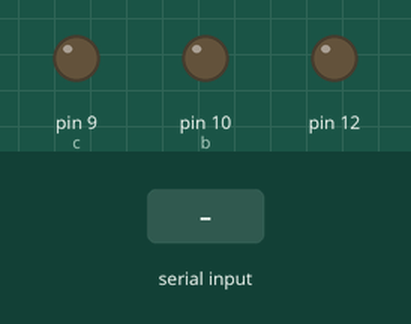
This sketch was run on a simulated Arduino Uno, built with avr-gcc and run on an emulated ATmega328P. On the bench: output pins drawn as LEDs (lit = HIGH). The test bench sets the inputs (shaded band). What the sketch prints to the serial monitor is not drawn.

Above: at 1.2 s.
1.3 s: "1" received over Serial
At 1.6 s:
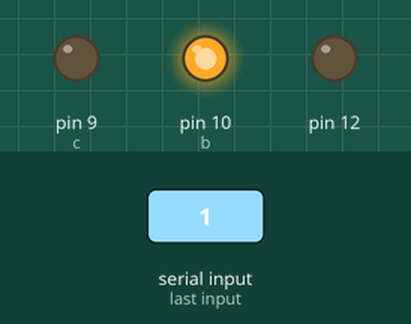
2.8 s: "2" received over Serial
At 4.0 s:
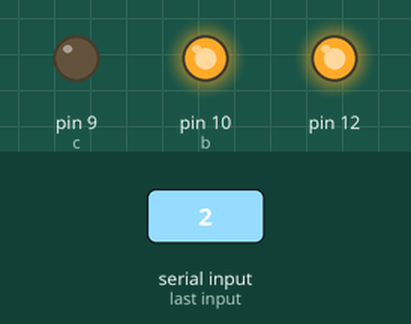
4.3 s: "3" received over Serial
At 4.9 s:
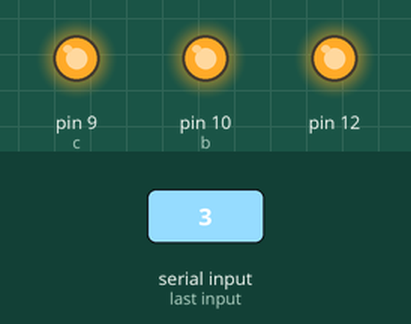
5.8 s: "4" received over Serial
At 6.3 s:
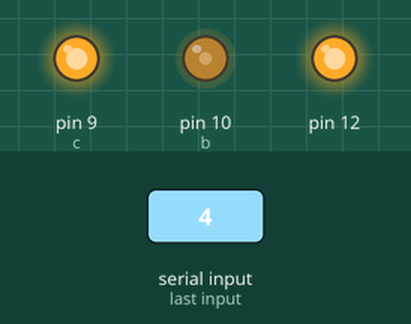
7.3 s: "7" received over Serial
At 7.9 s:
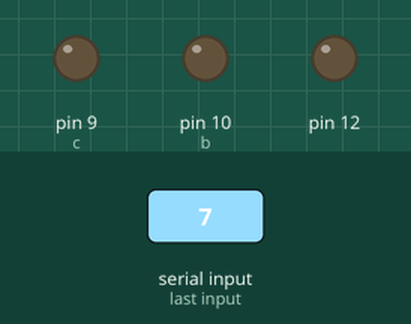
8.8 s: "6" received over Serial
At 9.6 s:
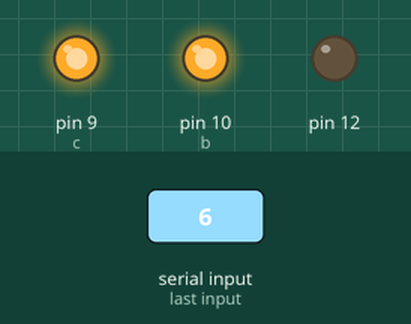
Timing chart, 0 to 11.3 s (numbered marks = the images above; inputs shaded):
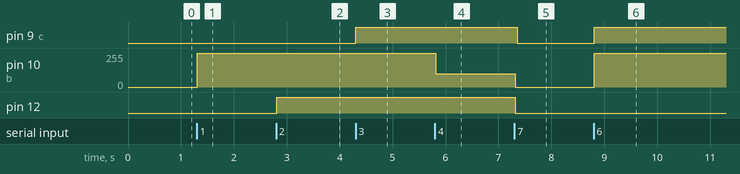

The sketch:

bluetooth.ino
```cpp
int a = 12, b = 10, c = 9;
char input;

void setup() {
  Serial.begin(9600);
  pinMode(a, OUTPUT);
  Serial.println("Start");
}

void loop() {
  if (Serial.available() > 0);
  input = Serial.read();
  if (input == '1')
  {
    Serial.println("on");                      //blue
    analogWrite(b, 255);

  }
  else if (input == '2')
  {
    Serial.println("on");
    analogWrite(a, 255);                       //green
  }
  else if (input == '3')
  {
    Serial.println("on");

    analogWrite(c, 255);                       //red
  }
  else if (input == '4')
  {
    Serial.println("on");
    analogWrite(b, 100);
    analogWrite(a, 255);                       // light blue
  }
  else if (input == '5')
  {
    Serial.println("on");
    analogWrite(c, 255);
    analogWrite(a, 255);                       // yellow
  }
   else if (input == '6')
  {
    Serial.println("on");
    analogWrite(c, 255);
    analogWrite(b, 255);                       // pink
  }
   else if (input == '7')
  {
    Serial.println("on");
    for (a = 0; a <= 180; a += 1){
     //while (digitalRead(a) == true) {}
   digitalWrite(a, 1);
   digitalWrite(a,0);
    }
  }
  else if (input == '0')
  {
    Serial.println("off");
    analogWrite(b, 0);
    analogWrite(c, 0);
    analogWrite(a, 0);

  }
  else
  {
    Serial.println("no input");
    Serial.println(input);
  }
}
```

Measured:
- after the input at 1.3 s, pin 10 (b): 0/255 → 255/255 at once
- after the input at 2.8 s, pin 12: LOW → HIGH at once
- after the input at 4.3 s, pin 9 (c): LOW → HIGH at once
- after the input at 5.8 s, pin 10 (b): 255/255 → 100/255 at once
- after the input at 7.3 s, pin 9 (c): HIGH → LOW after 0.06 s; pin 10 (b): 100/255 → 0/255 at once; pin 12: HIGH → LOW at once
- after the input at 8.8 s, pin 9 (c): LOW → HIGH at once; pin 10 (b): 0/255 → 255/255 at once
